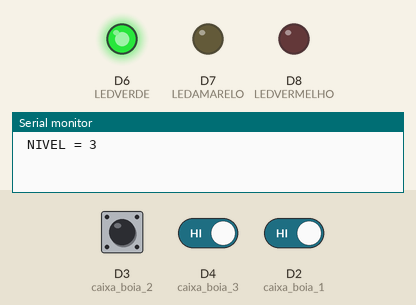
A sketch run on a simulated ESP8266 (NodeMCU). On the bench: output pins drawn as LEDs (lit = HIGH), the last lines printed to the serial monitor. Dashed ring = blinking. The test bench sets the inputs (shaded band); at power-on: D3 (caixa_boia_2) HIGH, D4 (caixa_boia_3) HIGH, D2 (caixa_boia_1) HIGH. WiFi joins after 1.5 s; servers stay silent unless stated.

Above: at 5.0 s.
5.1 s: D3 (caixa_boia_2) pulled LOW for 3 s
At 7.4 s:
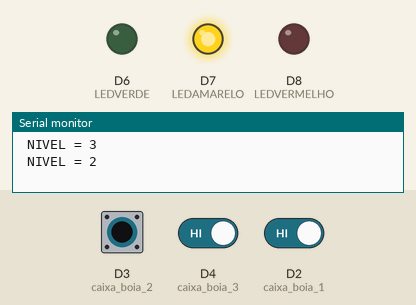
10.3 s: D3 (caixa_boia_2) driven LOW and D4 (caixa_boia_3) driven LOW and D2 (caixa_boia_1) driven LOW
At 12.2 s:
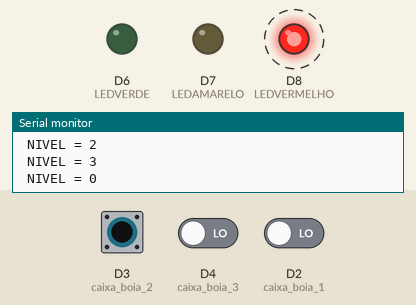
16.3 s: D3 (caixa_boia_2) driven HIGH
At 17.2 s:
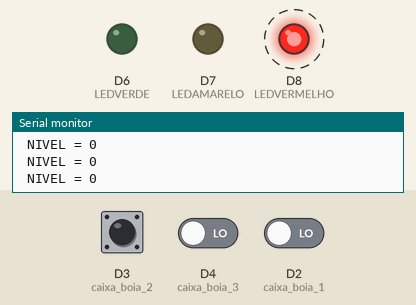
20.1 s: D3 (caixa_boia_2) driven LOW
At 23.2 s:
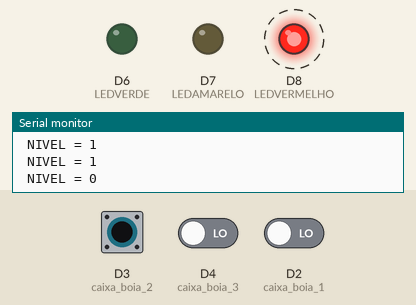
26.3 s: D4 (caixa_boia_3) driven HIGH
At 28.4 s:
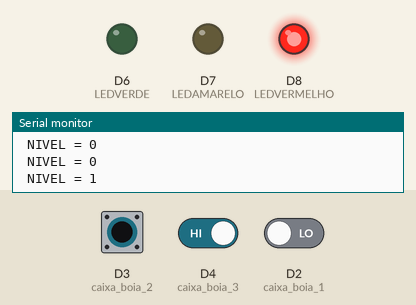
Timing chart, 0 to 29.9 s (numbered marks = the images above; inputs shaded):
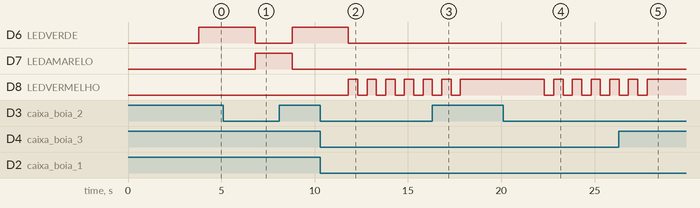

The sketch:

Nivel_de_caixa_d_agua_wifi.ino
```cpp
#define BLYNK_PRINT Serial

#include <ESP8266WiFi.h>
#include <BlynkSimpleEsp8266.h>

// You should get Auth Token in the Blynk App.
// Go to the Project Settings (nut icon).
char auth[] = "edc2be4366c14a838de4285f064a537e";

// Your WiFi credentials.
// Set password to "" for open networks.
char ssid[] = "casa";
char pass[] = "marcos10";

#define caixa_boia_1 D2
#define caixa_boia_2 D3
#define caixa_boia_3 D4
#define bomba D5
#define LEDVERDE D6
#define LEDAMARELO D7
#define LEDVERMELHO D8
#define NivelCaixa   V0

void setup() {

  Serial.begin(9600);

  Blynk.begin(auth, ssid, pass);

  pinMode(caixa_boia_1, INPUT_PULLUP);
  pinMode(caixa_boia_2, INPUT_PULLUP);
  pinMode(caixa_boia_3, INPUT_PULLUP);
  pinMode(LEDVERDE, OUTPUT);
  pinMode(LEDAMARELO, OUTPUT);
  pinMode(LEDVERMELHO, OUTPUT);
  digitalWrite(bomba, HIGH);
  digitalWrite(LEDVERDE, LOW);
  digitalWrite(LEDAMARELO, LOW);
  digitalWrite(LEDVERMELHO, LOW);


  WidgetLCD Display(V1);
  Display.clear();
  Display.print(1, 0, "O SISTEMA ESTA");
  Display.print (4, 1, "CARREGANDO");
  delay(2000);

}

void loop() {
  /*
    delay(1000);
    digitalWrite(LEDVERDE, LOW);
    digitalWrite(LEDAMARELO, LOW);
    digitalWrite(LEDVERMELHO, LOW);


    delay(1000);
    digitalWrite(LEDVERDE, HIGH);
    digitalWrite(LEDAMARELO, LOW);
    digitalWrite(LEDVERMELHO, LOW);
    digitalWrite(bomba, HIGH);

    delay(1000);
    digitalWrite(LEDVERDE, HIGH);
    digitalWrite(LEDAMARELO, HIGH);
    digitalWrite(LEDVERMELHO, LOW);


    delay(1000);
    digitalWrite(LEDVERDE, HIGH);
    digitalWrite(LEDAMARELO, HIGH);
    digitalWrite(LEDVERMELHO, HIGH);
    digitalWrite(bomba, LOW);
  */


  WidgetLCD Display(V1);
  Blynk.run();

  LeituraCaixa();

}

void LeituraCaixa() {

  WidgetLCD Display(V1);
  int nivel = 0;
  if (digitalRead(caixa_boia_1)) nivel++;
  if (digitalRead(caixa_boia_2)) nivel++;
  if (digitalRead(caixa_boia_3)) nivel++;

  Serial.print (" NIVEL = ");
  Serial.println (nivel);

  if (nivel == 0) {

    Blynk.setProperty(NivelCaixa, "color", "#ff0000");
    Display.clear();
    Display.print(0, 0, "A CAIXA ESTA COM");
    Display.print(0, 1, "O NIVEL  CRITICO");
    digitalWrite(LEDVERDE, LOW);
    digitalWrite(LEDAMARELO, LOW);
    digitalWrite(LEDVERMELHO, HIGH);
    delay(500);
    digitalWrite(LEDVERMELHO, LOW);
    delay(500);
    digitalWrite(LEDVERMELHO, HIGH);
    delay(500);
    digitalWrite(LEDVERMELHO, LOW);
    delay(500);
  }

  if (nivel == 1) {

    Blynk.setProperty(NivelCaixa, "color", "#ff0000");
    Display.clear();
    Display.print(0, 0, "A CAIXA ESTA COM");
    Display.print(0, 1, "O  NIVEL  BAIXO ");

    digitalWrite(LEDVERDE, LOW);
    digitalWrite(LEDAMARELO, LOW);
    digitalWrite(LEDVERMELHO, HIGH);
    delay (2000);
  }

  if (nivel == 2) {

    Blynk.setProperty(NivelCaixa, "color", "#FFA500");
    Display.clear();
    Display.print(0, 0, "A CAIXA ESTA COM");
    Display.print(0, 1, "O  NIVEL  MEDIO ");

    digitalWrite(LEDVERDE, LOW);
    digitalWrite(LEDAMARELO, HIGH);
    digitalWrite(LEDVERMELHO, LOW);
    delay (2000);

  }

  if (nivel == 3) {
    Blynk.setProperty(NivelCaixa, "color", "#008000");
    Display.clear();
    Display.print(0, 0, "A CAIXA ESTA COM");
    Display.print(0, 1, "O  NIVEL  CHEIO ");
    digitalWrite(bomba, HIGH);

    digitalWrite(LEDVERDE, HIGH);
    digitalWrite(LEDAMARELO, LOW);
    digitalWrite(LEDVERMELHO, LOW);
    delay (2000);
    Display.clear();
    Display.print(0, 0, " A  BOMBA  ESTA ");
    Display.print(0, 1, "   DESLIGADA    ");
    delay (1000);
  }
  Blynk.virtualWrite(NivelCaixa, nivel);
}
```

Measured:
- after the input at 5.1 s, D6 (LEDVERDE): HIGH → LOW after 1.7 s, → HIGH 2.0 s later; D7 (LEDAMARELO): LOW → HIGH after 1.7 s, → LOW 2.0 s later
- after the input at 10.3 s, D6 (LEDVERDE): HIGH → LOW after 1.5 s; D8 (LEDVERMELHO): alternates HIGH for 0.50 s and LOW for 0.50 s, starting after 1.5 s
- after the input at 16.3 s, D8 (LEDVERMELHO): goes on until 17.8 s, then stays HIGH
- after the input at 20.1 s, D8 (LEDVERMELHO): alternates HIGH for 0.50 s and LOW for 0.50 s, starting after 2.2 s
- after the input at 26.3 s, D8 (LEDVERMELHO): goes on until 27.8 s, then stays HIGH
